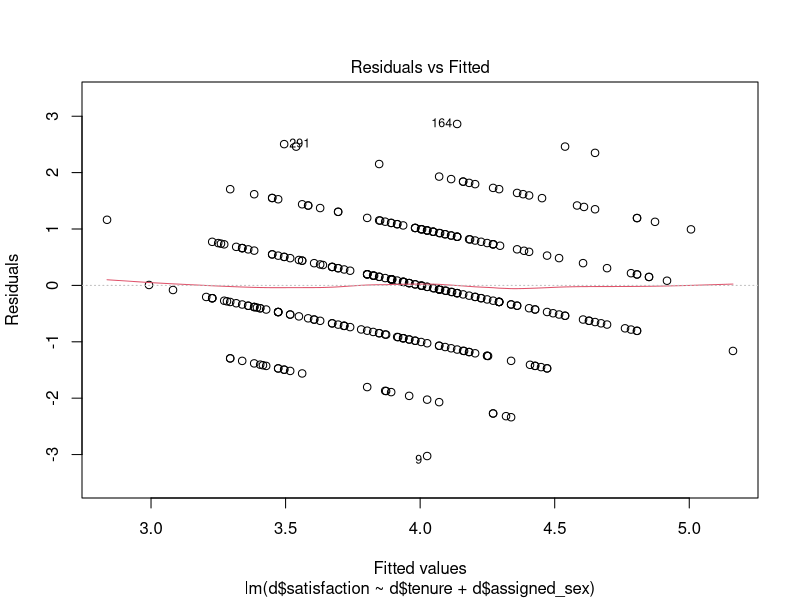
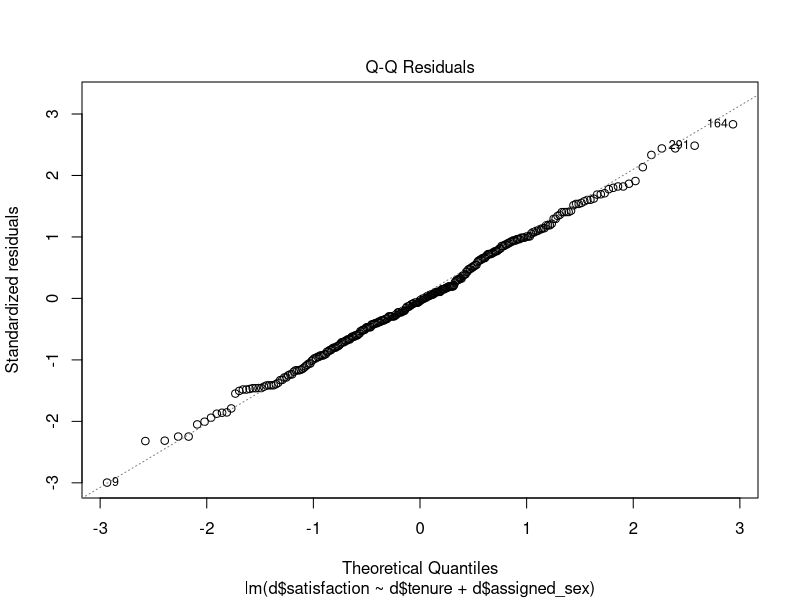
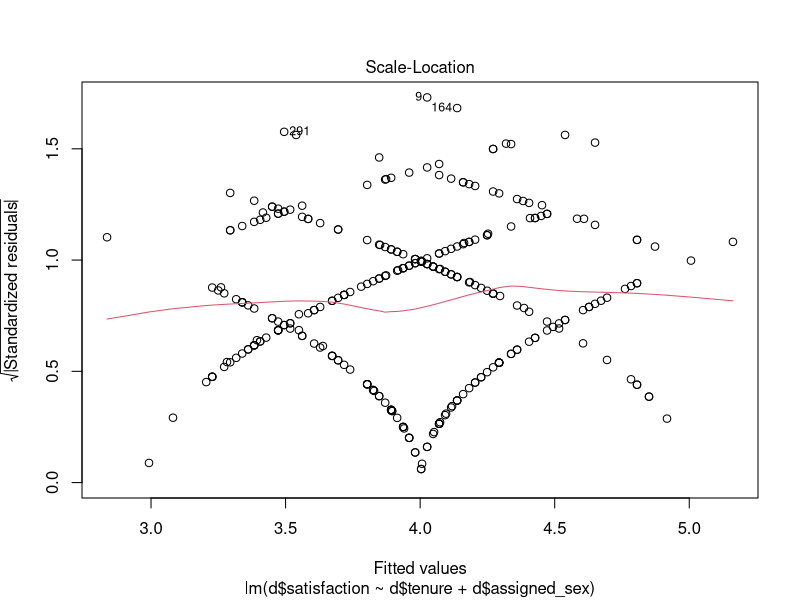
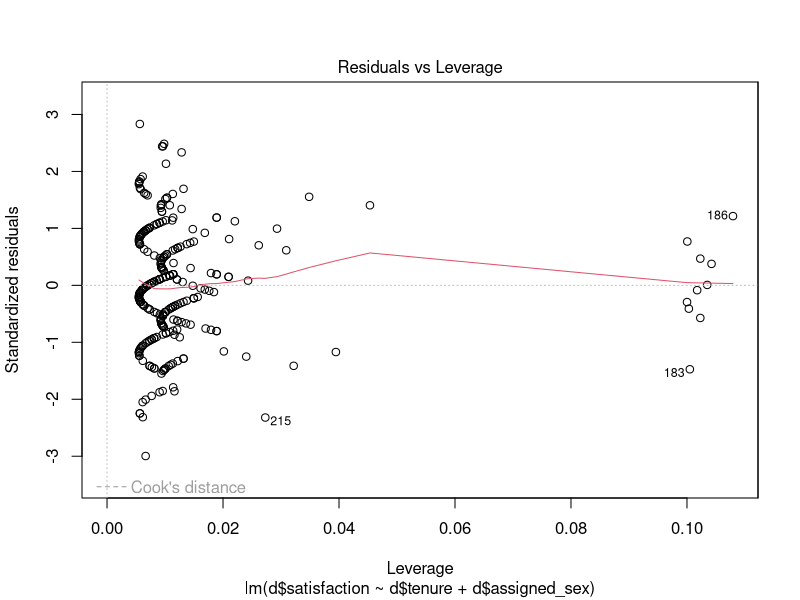

Source code (R) for these figures, in order:
## ---- chunk 1
knitr::opts_chunk$set(echo = TRUE)

library(tidyverse)

## ---- chunk 2
library(tidyverse)
d <- read.table("satisfaction_survey.txt", header=T, sep="\t" )

lm1 <- lm(d$satisfaction~d$tenure+d$assigned_sex) 

summary(lm1)

plot(lm1)
## ---- chunk 3
fit_fun <- function(d) {
  lm1 <- lm(d$satisfaction~d$tenure+d$assigned_sex) 
  list(residuals = residuals(lm1), coefficients = coef(lm1))
}

my_formula <- formula(lm1)


n <- 1000

set.seed(1234)


boot_data <- replicate(n, sample_n(d, size = nrow(d), replace = TRUE), simplify = FALSE)
boot_results <- lapply(boot_data, fit_fun)


residuals_boot <- sapply(boot_results, function(x) x$residuals)
coef_boot <- t(sapply(boot_results, function(x) x$coefficients))


resid_se <- sd(residuals_boot)
coef_se <- apply(coef_boot, 2, sd)


## ---- chunk 4
resid_ci <- quantile(residuals_boot, c(0.05, 0.95))
coef_ci <- apply(coef_boot, 2, function(x) quantile(x, c(0.05, 0.95)))

resid_tbl <- tibble(resid_se = resid_se, resid_ci_lower = resid_ci[1], resid_ci_upper = resid_ci[2])
coef_ci <- apply(coef_boot, 2, function(x) quantile(x, c(0.05, 0.95)))
coef_names <- c("intercept", "tenure", "assigned_sex_male", "assigned_sex_neither")
coef_tbl <- tibble(coef_names = coef_names, coef_se = coef_se, coef_ci_lower = coef_ci[1, ], coef_ci_upper = coef_ci[2, ])



print(resid_tbl)
print(coef_tbl)

